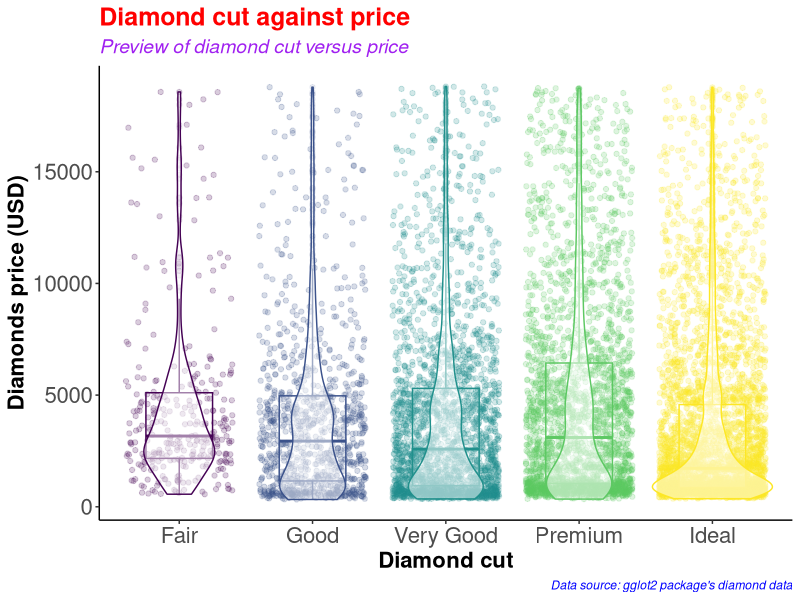
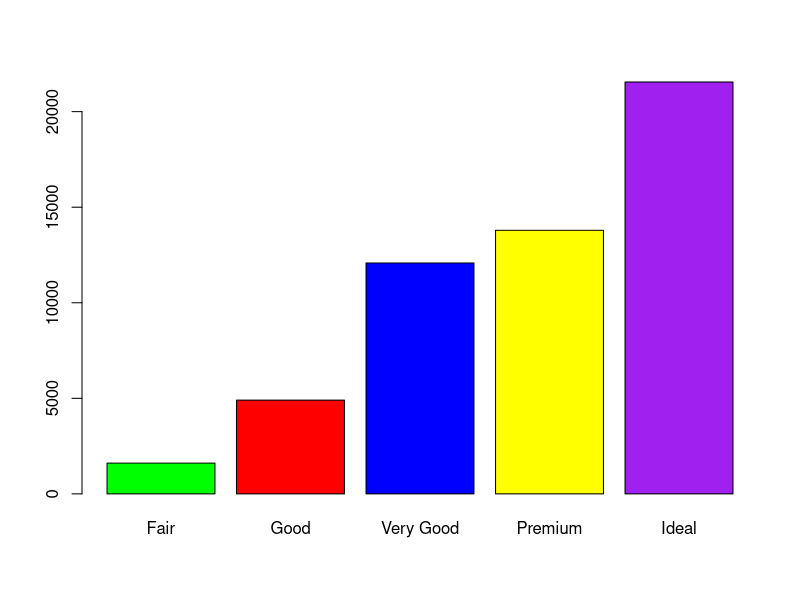
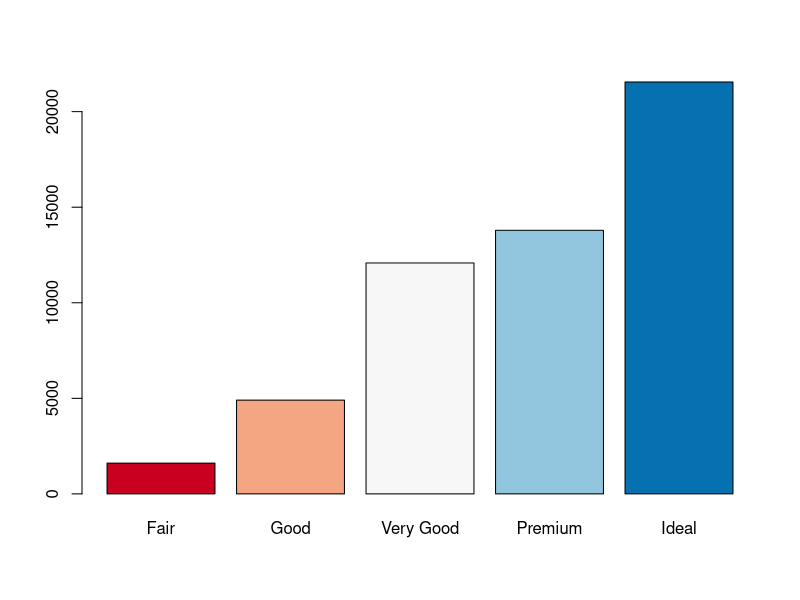
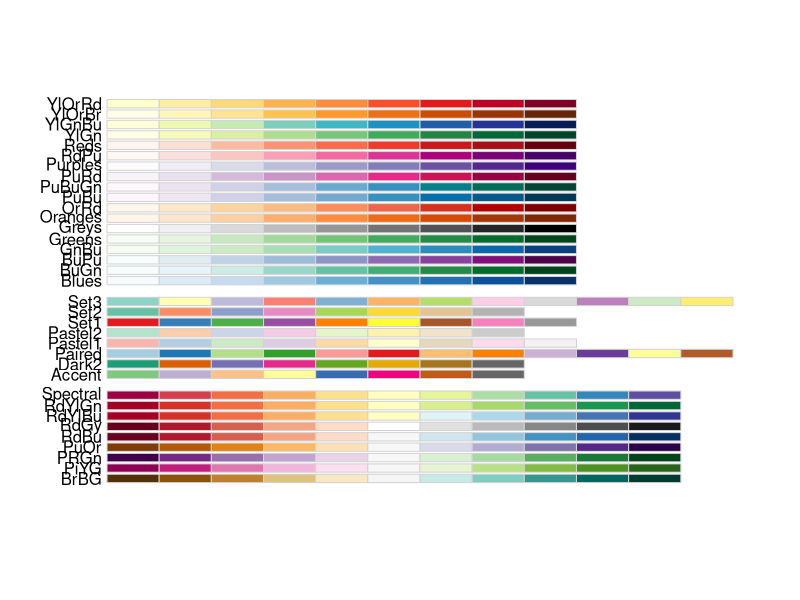
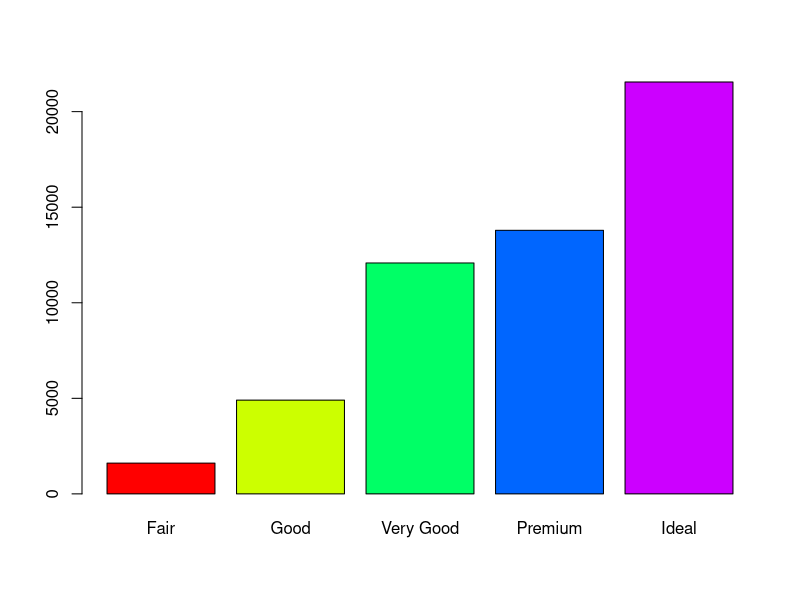
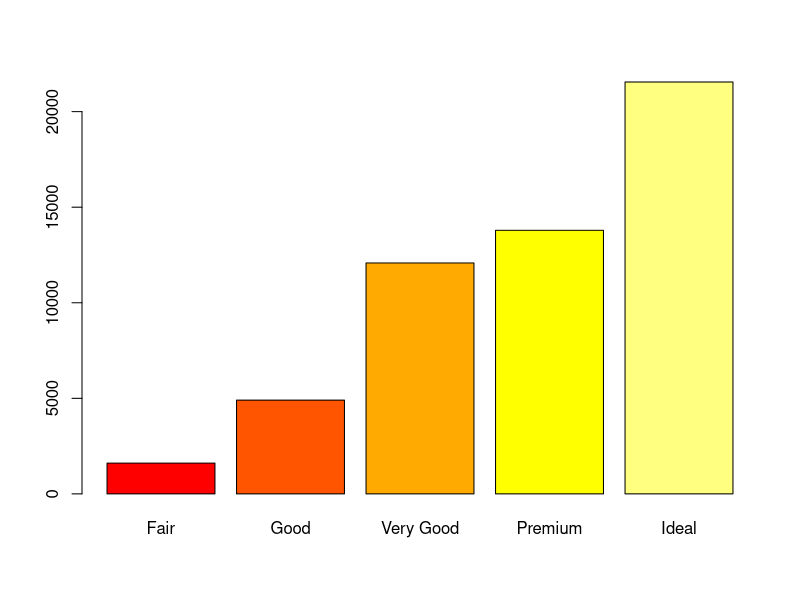
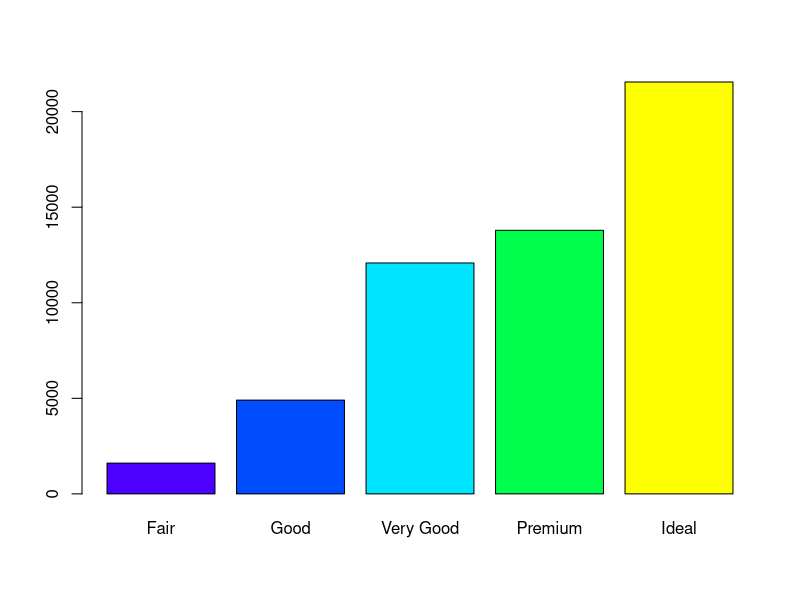
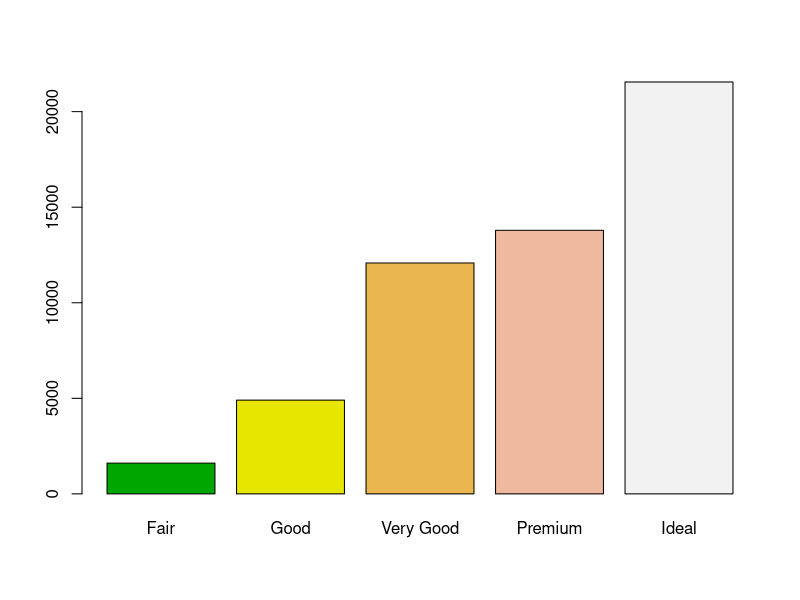

The R source for these figures, in order:
#########################################
# Name: Wyclife Agumba Oluoch           #   
# E-mail: wyclifeoluoch@gmail.com       #
# GitHub: https://github.com/Wycology   #
# Task: Boxplot and violin plots in one #
# Date: 4th Jan 2021                    #
# Last edited: 28th Aug 2021            #
#########################################

# Loading the necessary libraries for the project

base::library(tidyverse) # This is for data wrangling and plotting.
base::library(RColorBrewer) # This is for generating color pallets for the plots.

diamonds_df <- diamonds # Saving the diamonds data-set to a new object in R.

utils::head(diamonds) # Checking the variables in the data-set for subsequent analyses
base::nrow(diamonds) # Checking for the number of rows in the data. 53940 observations
base::ncol(diamonds) # Checking the number of variables in the data-set. 10 variables

diamonds_df %>% # Picking the diamonds data, and then
  dplyr::slice_sample(n = 0.2*(nrow(diamonds))) %>% # Picking a portion of the data-set
  ggplot2::ggplot(ggplot2::aes(x = cut, y = price, color = cut)) + # Adding the mapping variables
  ggplot2::geom_point(position = "jitter", alpha = 0.2) + # Adding jitter and alpha
  ggplot2::geom_boxplot(alpha = 0.1, width = 0.5) + # Modifying dimensions of the boxplot 
  ggplot2::geom_violin(alpha = 0.5) + # Adding violin plot on top of the box and jitter
  ggplot2::theme_classic() + # Adding my preferred theme for publication.
  ggplot2::theme(legend.position = "none") + # Removing the legend; it is on the x-axis
  ggplot2::labs(x = "Diamond cut", # Labels the x-axis.
       y = "Diamonds price (USD)", # Labeling the y-axis
       title = "Diamond cut against price", # Setting tibble of the plot
       subtitle = "Preview of diamond cut versus price", # Descriptive title beneath TITLE
       caption = "Data source: gglot2 package's diamond data") +
  ggplot2::theme(axis.text = ggplot2::element_text(size=16), # Size of labels on tick-marks
        axis.title = ggplot2::element_text(size=16,face="bold")) + # Size of axis labels
  ggplot2::theme(plot.title = ggplot2::element_text(color = 'red', size = 18, face = 'bold'),
        plot.subtitle = ggplot2::element_text(color = 'purple', size = 14, face = 'italic'),
        plot.caption = ggplot2::element_text(color = 'blue', face = 'italic'))

diamonds %>% # Picking the diamonds data, and then
  dplyr::filter(cut == 'Very Good') %>% # Picking the very good cut 
  base::nrow() # counting the number of rows with very good cut

diamonds %>% 
  dplyr::select(cut) %>% 
  base::table() %>% 
  graphics::barplot(col = c('green', 'red', 'blue', 'yellow', 'purple'))

# Instead of specifying the colors, we can simply use the color brewer panel 

diamonds %>% 
  dplyr::select(cut) %>% 
  base::table() %>% 
  graphics::barplot(col = RColorBrewer::brewer.pal(n = 5, name = "RdBu"))
# To display more brewer colors options to use, run the following function:

RColorBrewer::display.brewer.all()

# Can also use rainbow colors

diamonds %>% 
  dplyr::select(cut) %>% 
  base::table() %>% 
  graphics::barplot(col = grDevices::rainbow(5))

# Can also use heat.colors
diamonds %>% 
  dplyr::select(cut) %>% 
  base::table() %>% 
  graphics::barplot(col = grDevices::heat.colors(5))

# Can also use topographic colors

diamonds %>% 
  dplyr::select(cut) %>% 
  base::table() %>% 
  graphics::barplot(col = grDevices::topo.colors(5))

# Can also use terrain colors for the plot
diamonds %>% 
  dplyr::select(cut) %>% 
  base::table() %>% 
  graphics::barplot(col = grDevices::terrain.colors(5))

# Can also use cm.colors
diamonds %>% 
  dplyr::select(cut) %>% 
  base::table() %>% 
  graphics::barplot(col = grDevices::cm.colors(5)) 

# That is awesome. Good for the day.
